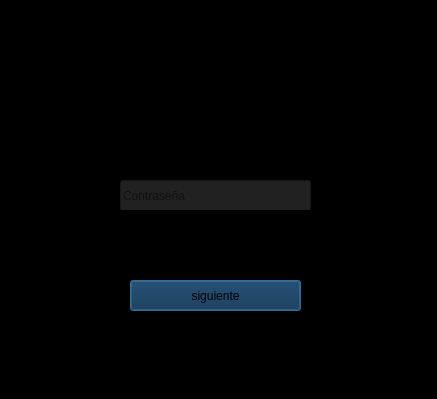
<?xml version="1.0" encoding="UTF-8"?>
<ui version="4.0">
 <class>Dialog</class>
 <widget class="QDialog" name="Dialog">
  <property name="geometry">
   <rect>
    <x>0</x>
    <y>0</y>
    <width>437</width>
    <height>399</height>
   </rect>
  </property>
  <property name="windowTitle">
   <string>Credenciales</string>
  </property>
  <property name="windowIcon">
   <iconset resource="../../recursos/recursos.qrc">
    <normaloff>:/iconos/iconos/Logo.png</normaloff>:/iconos/iconos/Logo.png</iconset>
  </property>
  <property name="styleSheet">
   <string notr="true">background-color: rgb(0, 0, 0);</string>
  </property>
  <widget class="QLineEdit" name="cont">
   <property name="geometry">
    <rect>
     <x>120</x>
     <y>180</y>
     <width>191</width>
     <height>31</height>
    </rect>
   </property>
   <property name="styleSheet">
    <string notr="true">background-color: rgb(33, 33, 33);
font: 700 12pt &quot;Segoe UI&quot;;</string>
   </property>
   <property name="echoMode">
    <enum>QLineEdit::EchoMode::Password</enum>
   </property>
   <property name="dragEnabled">
    <bool>false</bool>
   </property>
   <property name="placeholderText">
    <string>Contraseña</string>
   </property>
  </widget>
  <widget class="QLabel" name="label_5">
   <property name="geometry">
    <rect>
     <x>190</x>
     <y>70</y>
     <width>61</width>
     <height>61</height>
    </rect>
   </property>
   <property name="styleSheet">
    <string notr="true">background-image: url(&quot;C:/Users/marty/PycharmProjects/App taller/interfaz/iconos/Logo.png&quot;);
    background-repeat: no-repeat;
    background-position: center;
    background-size:   contain;
border-radius: 20px;</string>
   </property>
   <property name="text">
    <string/>
   </property>
   <property name="pixmap">
    <pixmap resource="../../recursos/recursos.qrc">:/iconos/iconos/Logo.png</pixmap>
   </property>
   <property name="scaledContents">
    <bool>true</bool>
   </property>
  </widget>
  <widget class="QLabel" name="mensaje">
   <property name="geometry">
    <rect>
     <x>110</x>
     <y>210</y>
     <width>211</width>
     <height>20</height>
    </rect>
   </property>
   <property name="styleSheet">
    <string notr="true">color: rgb(255, 0, 0);</string>
   </property>
   <property name="text">
    <string>&lt;html&gt;&lt;head/&gt;&lt;body&gt;&lt;p align=&quot;center&quot;&gt;&lt;span style=&quot; font-size:10pt;&quot;&gt;&lt;br/&gt;&lt;/span&gt;&lt;/p&gt;&lt;/body&gt;&lt;/html&gt;</string>
   </property>
  </widget>
  <widget class="QPushButton" name="btnsig">
   <property name="geometry">
    <rect>
     <x>130</x>
     <y>280</y>
     <width>171</width>
     <height>31</height>
    </rect>
   </property>
   <property name="styleSheet">
    <string notr="true">background-color: rgb(8, 42, 72);
font: 700 12pt &quot;Segoe UI&quot;;</string>
   </property>
   <property name="text">
    <string>siguiente</string>
   </property>
  </widget>
  <widget class="QCheckBox" name="checkvercont">
   <property name="geometry">
    <rect>
     <x>160</x>
     <y>230</y>
     <width>101</width>
     <height>20</height>
    </rect>
   </property>
   <property name="text">
    <string>Ver contraseña</string>
   </property>
  </widget>
 </widget>
 <resources>
  <include location="../../recursos/recursos.qrc"/>
 </resources>
 <connections/>
</ui>
